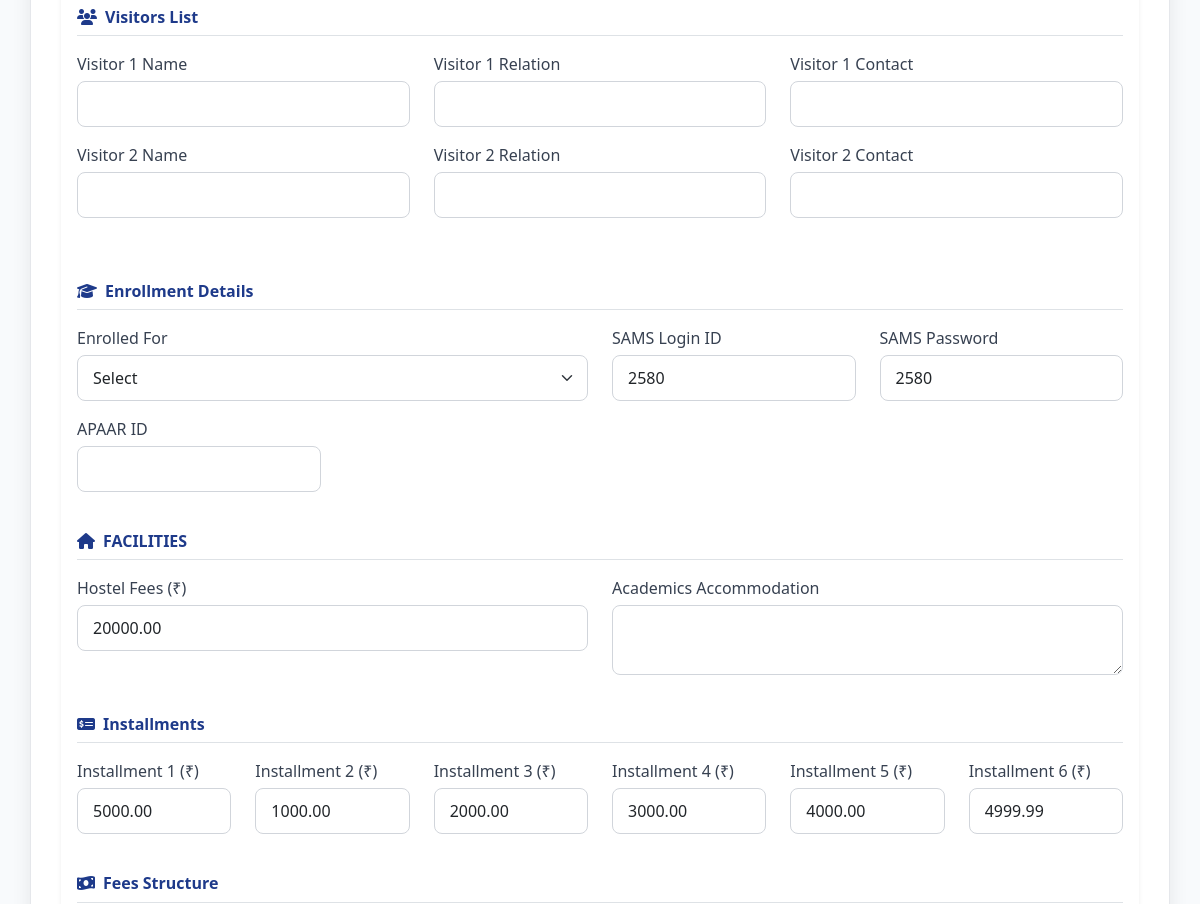
Before: /search-admission/?search=TMIS0001 (signed in, middle part) with the older database file.
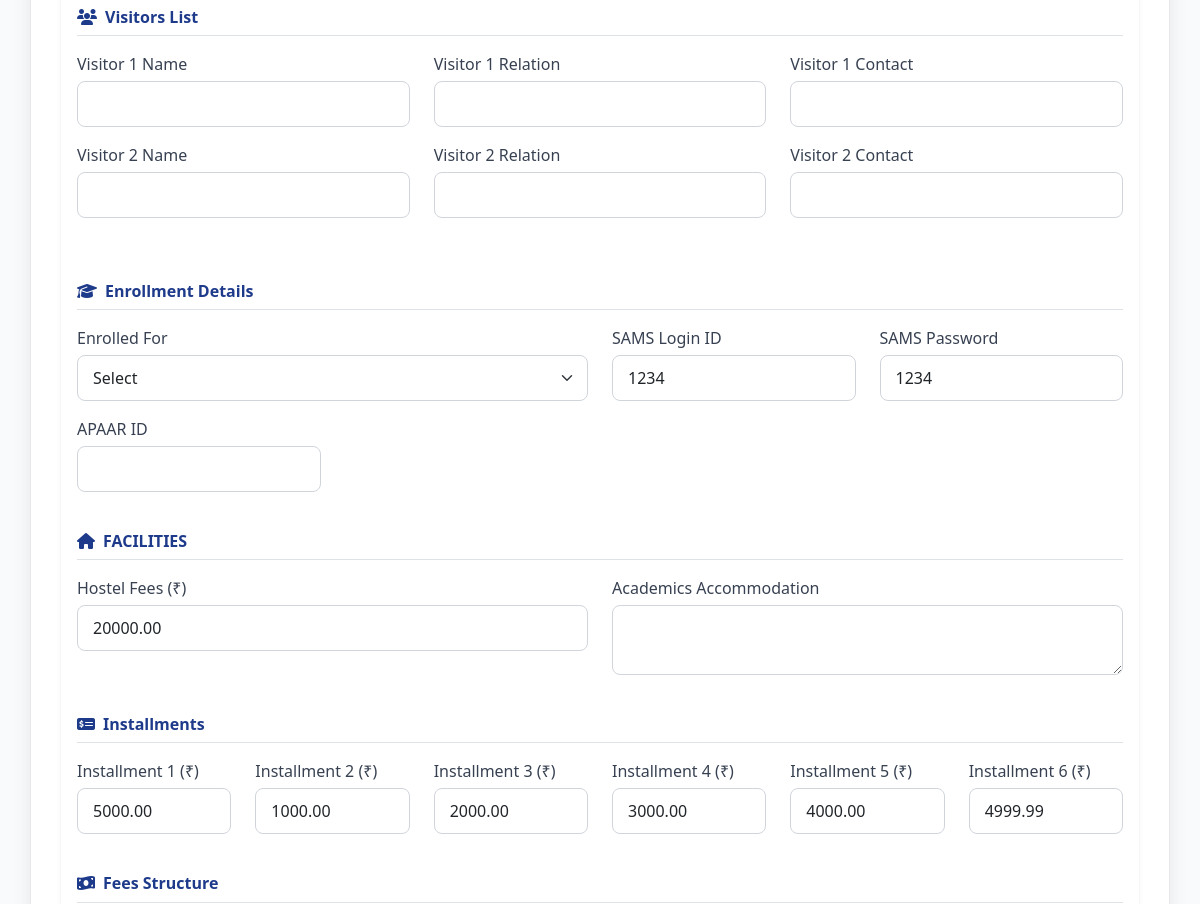
After: the same page with the newer database file.
### institute/models.py (models this page shows, shortened)
class Admission(models.Model):
    admission_id = models.CharField(max_length=20, unique=True, blank=True, null=True, verbose_name="Admission ID")
    student_image = models.ImageField(upload_to='student_images/', blank=True, null=True, verbose_name="Student Photo")
    student_name = models.CharField(max_length=100)
    father_name = models.CharField(max_length=100)
    mother_name = models.CharField(max_length=100)
    date_of_birth = models.DateField()
    mobile_number = models.CharField(max_length=15)
    address = models.TextField()
    adhaar_number = models.CharField(max_length=20)
    whatsapp_number = models.CharField(max_length=15)
    blood_group = models.CharField(max_length=5)
    category = models.CharField(max_length=50)
    college_name = models.CharField(max_length=200)
    board_name = models.CharField(max_length=100)
    college_roll_no = models.CharField(max_length=50)
    batch = models.CharField(max_length=50)
    eleventh_year = models.CharField(max_length=10)
    twelfth_year = models.CharField(max_length=10)
    course = models.CharField(max_length=100)
    enrolled_for = models.CharField(max_length=100)
    sams_login_id = models.CharField(max_length=100, blank=True)
    sams_password = models.CharField(max_length=100, blank=True)
    pen_number = models.CharField(max_length=100, blank=True)
    apaar_id = models.CharField(max_length=100, blank=True)
    visitor1_name = models.CharField(max_length=100, blank=True)
    visitor1_relation = models.CharField(max_length=100, blank=True)
    visitor1_contact = models.CharField(max_length=15, blank=True)
    visitor2_name = models.CharField(max_length=100, blank=True)
    visitor2_relation = models.CharField(max_length=100, blank=True)
    visitor2_contact = models.CharField(max_length=15, blank=True)
    hostel_fees = models.DecimalField(max_digits=10, decimal_places=2, default=0)
    academics_accommodation = models.TextField(blank=True)
    admitted_college_fees = models.DecimalField(max_digits=10, decimal_places=2, default=0)
    college_dress = models.CharField(max_length=100, blank=True)
    books = models.CharField(max_length=100, blank=True)
    college_transportation = models.CharField(max_length=100, blank=True)
    tms_dress = models.CharField(max_length=100, blank=True)
    installment1 = models.DecimalField(max_digits=10, decimal_places=2, default=0)
    installment2 = models.DecimalField(max_digits=10, decimal_places=2, default=0)
    installment3 = models.DecimalField(max_digits=10, decimal_places=2, default=0)
    installment4 = models.DecimalField(max_digits=10, decimal_places=2, default=0)
    installment5 = models.DecimalField(max_digits=10, decimal_places=2, default=0)
    installment6 = models.DecimalField(max_digits=10, decimal_places=2, default=0)
    tms_fees = models.DecimalField(max_digits=10, decimal_places=2, default=0)
    guardian_signature = models.CharField(max_length=100, blank=True)
    student_signature = models.CharField(max_length=100, blank=True)
    tms_signature = models.CharField(max_length=100, blank=True)
    created_at = models.DateTimeField(auto_now_add=True)
    updated_at = models.DateTimeField(auto_now=True)
    submitted_by = models.ForeignKey(CustomUser, on_delete=models.SET_NULL, null=True, blank=True)

### institute/views.py (the view, shortened to what this page needs)
# urls.py: path('search-admission/', views.search_admission, name='search_admission'),
@login_required
def search_admission(request):
    if request.user.user_type != 'admin':
        return redirect('home')
    search_query = request.GET.get('search', '')
    admission = None
    search_performed = False
    search_type = 'general'  # 'general', 'mobile', or 'admission_id'
    if search_query:
        search_performed = True
        if search_query.isdigit() and len(search_query) == 10:
            search_type = 'mobile'
            admissions = Admission.objects.filter(mobile_number__icontains=search_query)
        elif search_query.upper().startswith('TMIS'):
            search_type = 'admission_id'
            admissions = Admission.objects.filter(admission_id__iexact=search_query.upper())
        if admissions.exists():
            admission = admissions.first()
        else:
            messages.warning(request, f"No admission found for: {search_query}")
    recent_admissions = Admission.objects.all().order_by('-created_at')[:10]
    if admission:
        form = AdmissionForm(instance=admission)
    else:
        form = AdmissionForm()
    context = {
        'form': form,
        'admission': admission,
        'search_query': search_query,
        'search_performed': search_performed,
        'recent_admissions': recent_admissions,
        'search_type': search_type,
    }
    return render(request, 'institute/search_admission.html', context)

### institute/forms.py
class AdmissionForm(forms.ModelForm):
    class Meta:
        model = Admission
        fields = '__all__'
        widgets = {
            'date_of_birth': forms.DateInput(attrs={'type': 'date'}),
            'address': forms.Textarea(attrs={'rows': 3}),
            'academics_accommodation': forms.Textarea(attrs={'rows': 3}),
            'student_image': forms.FileInput(attrs={'accept': 'image/*'}),
            'admission_id': forms.TextInput(attrs={'readonly': 'readonly', 'class': 'form-control-plaintext'}),
        }

### templates/institute/search_admission.html (shortened to what the changed rows need)
{% extends 'institute/base.html' %}
{% load static %}
{% block content %}
<div class="content-card">
    <div class="card border-0 shadow-sm">
        <div class="card-body">
            <form method="POST" id="admissionForm" enctype="multipart/form-data">
                <div class="row mb-4">
                    <div class="col-md-3">
                        <div class="mb-3">
                            <label class="form-label">SAMS Login ID</label>
                            <input type="text"
                                    class="form-control"
                                    name="sams_login_id"
                                    value="{% if admission %}{{ admission.sams_login_id }}{% elif form.sams_login_id.value %}{{ form.sams_login_id.value }}{% endif %}">
                        </div>
                    </div>
                    <div class="col-md-3">
                        <div class="mb-3">
                            <label class="form-label">SAMS Password</label>
                            <input type="text"
                                    class="form-control"
                                    name="sams_password"
                                    value="{% if admission %}{{ admission.sams_password }}{% elif form.sams_password.value %}{{ form.sams_password.value }}{% endif %}">
                        </div>
                    </div>
                </div>
                <div class="row mb-4">
                    <div class="col-md-6">
                        <div class="mb-3">
                            <label class="form-label">Hostel Fees (₹)</label>
                            <input type="number"
                                    class="form-control"
                                    name="hostel_fees"
                                    step="0.01"
                                    value="{% if admission %}{{ admission.hostel_fees }}{% elif form.hostel_fees.value %}{{ form.hostel_fees.value }}{% else %}0{% endif %}">
                        </div>
                    </div>
                </div>
                <div class="row mb-4">
                    <div class="col-md-2">
                        <div class="mb-3">
                            <label class="form-label">Installment 1 (₹)</label>
                            <input type="number"
                                    class="form-control"
                                    name="installment1"
                                    step="0.01"
                                    value="{% if admission %}{{ admission.installment1 }}{% elif form.installment1.value %}{{ form.installment1.value }}{% else %}0{% endif %}">
                        </div>
                    </div>
                    <div class="col-md-2">
                        <div class="mb-3">
                            <label class="form-label">Installment 2 (₹)</label>
                            <input type="number"
                                    class="form-control"
                                    name="installment2"
                                    step="0.01"
                                    value="{% if admission %}{{ admission.installment2 }}{% elif form.installment2.value %}{{ form.installment2.value }}{% else %}0{% endif %}">
                        </div>
                    </div>
                    <div class="col-md-2">
                        <div class="mb-3">
                            <label class="form-label">Installment 3 (₹)</label>
                            <input type="number"
                                    class="form-control"
                                    name="installment3"
                                    step="0.01"
                                    value="{% if admission %}{{ admission.installment3 }}{% elif form.installment3.value %}{{ form.installment3.value }}{% else %}0{% endif %}">
                        </div>
                    </div>
                    <div class="col-md-2">
                        <div class="mb-3">
                            <label class="form-label">Installment 4 (₹)</label>
                            <input type="number"
                                    class="form-control"
                                    name="installment4"
                                    step="0.01"
                                    value="{% if admission %}{{ admission.installment4 }}{% elif form.installment4.value %}{{ form.installment4.value }}{% else %}0{% endif %}">
                        </div>
                    </div>
                    <div class="col-md-2">
                        <div class="mb-3">
                            <label class="form-label">Installment 5 (₹)</label>
                            <input type="number"
                                    class="form-control"
                                    name="installment5"
                                    step="0.01"
                                    value="{% if admission %}{{ admission.installment5 }}{% elif form.installment5.value %}{{ form.installment5.value }}{% else %}0{% endif %}">
                        </div>
                    </div>
                    <div class="col-md-2">
                        <div class="mb-3">
                            <label class="form-label">Installment 6 (₹)</label>
                            <input type="number"
                                    class="form-control"
                                    name="installment6"
                                    step="0.01"
                                    value="{% if admission %}{{ admission.installment6 }}{% elif form.installment6.value %}{{ form.installment6.value }}{% else %}0{% endif %}">
                        </div>
                    </div>
                </div>
            </form>
        </div>
    </div>
</div>
{% endblock %}

Changed rows visible on the page:
changed Admission: sams_login_id "2580" → "1234"; sams_password "2580" → "1234"
